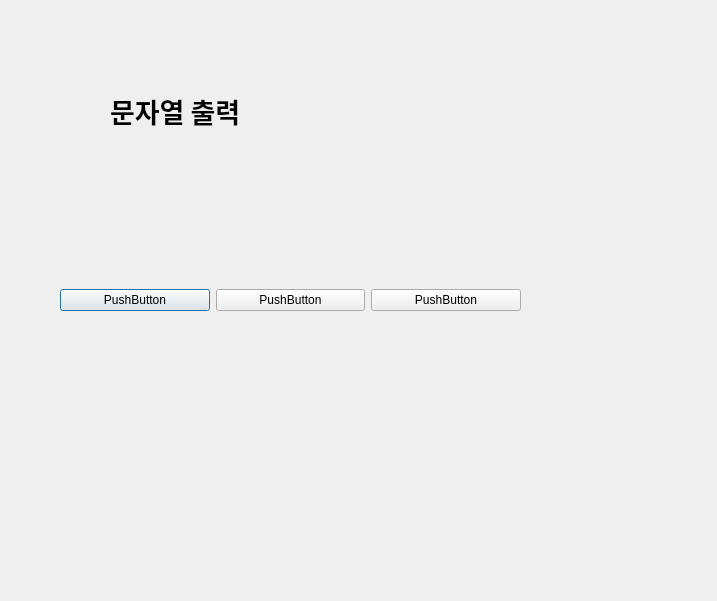
<?xml version="1.0" encoding="UTF-8"?>
<ui version="4.0">
 <class>Dialog</class>
 <widget class="QDialog" name="Dialog">
  <property name="geometry">
   <rect>
    <x>0</x>
    <y>0</y>
    <width>717</width>
    <height>601</height>
   </rect>
  </property>
  <property name="windowTitle">
   <string>Dialog</string>
  </property>
  <widget class="QLabel" name="label">
   <property name="geometry">
    <rect>
     <x>110</x>
     <y>50</y>
     <width>411</width>
     <height>121</height>
    </rect>
   </property>
   <property name="font">
    <font>
     <family>맑은 고딕</family>
     <pointsize>20</pointsize>
     <weight>75</weight>
     <bold>true</bold>
    </font>
   </property>
   <property name="text">
    <string>문자열 출력</string>
   </property>
  </widget>
  <widget class="QWidget" name="horizontalLayoutWidget">
   <property name="geometry">
    <rect>
     <x>60</x>
     <y>260</y>
     <width>461</width>
     <height>80</height>
    </rect>
   </property>
   <layout class="QHBoxLayout" name="horizontalLayout">
    <item>
     <widget class="QPushButton" name="pushButton">
      <property name="text">
       <string>PushButton</string>
      </property>
     </widget>
    </item>
    <item>
     <widget class="QPushButton" name="pushButton_2">
      <property name="text">
       <string>PushButton</string>
      </property>
     </widget>
    </item>
    <item>
     <widget class="QPushButton" name="pushButton_3">
      <property name="text">
       <string>PushButton</string>
      </property>
     </widget>
    </item>
   </layout>
  </widget>
 </widget>
 <resources/>
 <connections/>
</ui>
